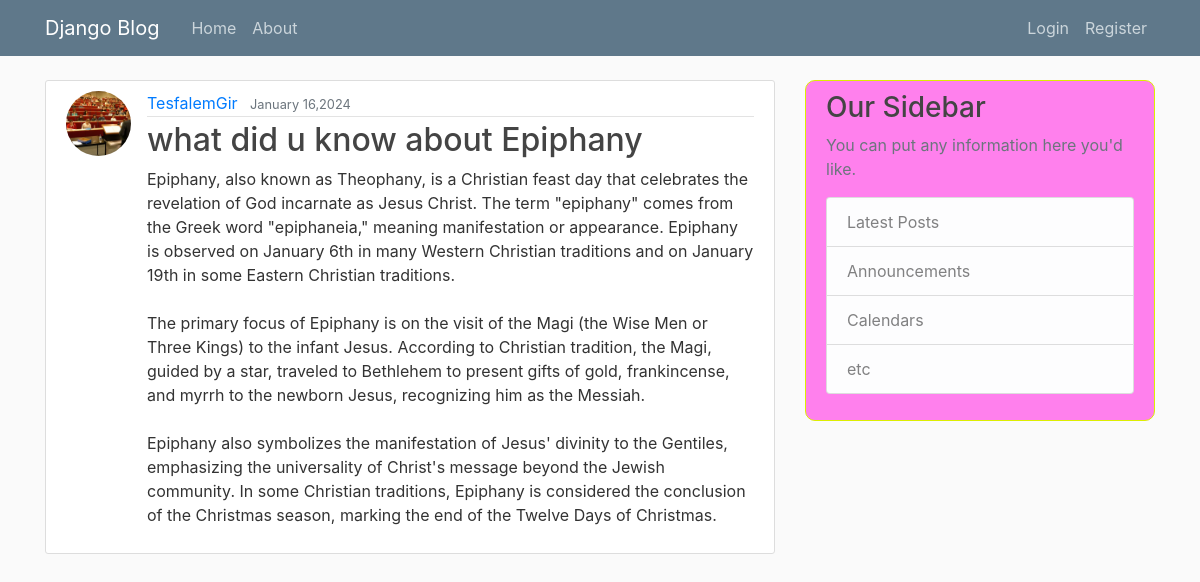
/post/50/, run on the app's committed database.
### blog/models.py (models this page shows, shortened)
class Post(models.Model):
    title=models.CharField(max_length=200)
    content=models.TextField(default='Your default content value here')
    date_posted=models.DateTimeField(default=timezone.now)
    author=models.ForeignKey(User,on_delete=models.CASCADE)

### users/models.py (models this page shows, shortened)
class profile(models.Model):
    user = models.OneToOneField(User, on_delete=models.CASCADE)
    image = models.ImageField(default='default.jpg', upload_to='profile_pics')

### blog/views.py (the view)
# urls.py: path('post/<int:pk>/', PostDetailView.as_view(), name='post-detail'),
class PostDetailView(DetailView):
    model = Post

### blog/templates/blog/post_detail.html (shortened to what this page needs)
{% extends "blog/base.html" %}
{% block content %}
     <article class="media content-section">
        <img  class="rounded-circle article-img" src="{{post.author.profile.image.url}}">
          <div class="media-body">
            <div class="article-metadata">
              <a class="mr-2" href="#">{{ object.author }}</a>
              <small class="text-muted">{{ object.date_posted |date:" F d,Y" }}</small>
            </div>
            <h2 class="article-title">{{ object.title }}</h2>
            <p class="article-content">{{ object.content }}</p>
           </div>
     </article>
{% endblock content %}

### blog/static/blog/main.css (style rules this page uses)
body { background: #fafafa; color: #333333; margin-top: 5rem; }
h1, h2, h3, h4, h5, h6 { color: #444444; }
.content-section { background: #ffffff; padding: 10px 20px; border: 1px solid #dddddd; border-radius: 3px; margin-bottom: 20px; }
.article-title { color: #444444; }
.article-content { white-space: pre-line; }
.article-img { height: 65px; width: 65px; margin-right: 16px; }
.article-metadata { padding-bottom: 1px; margin-bottom: 4px; border-bottom: 1px solid #e3e3e3 }

### data on the page
Post: author.profile.image (picture), author "TesfalemGir", date_posted "January 16,2024", title "what did u know about Epiphany", content "Epiphany, also known as Theophany, is a Christian feast day that celebrates the revelation of God incarnate as Jesus Christ. The term \"epiphany\" comes from the Greek word \"epiphaneia,\" meaning manifestation or appearance. Epiphany is observed on January 6th in many Western Christian traditions and on January 19th in some Eastern Christian traditions. The primary focus of Epiphany is on the visit of the Magi (the Wise Men or Three Kings) to the infant Jesus. According to Christian tradition, the Magi, guided by a star, traveled to Bethlehem to present gifts of gold, frankincense, and myrrh to the newborn Jesus, recognizing him as the Messiah. Epiphany also symbolizes the manifestation of…"
